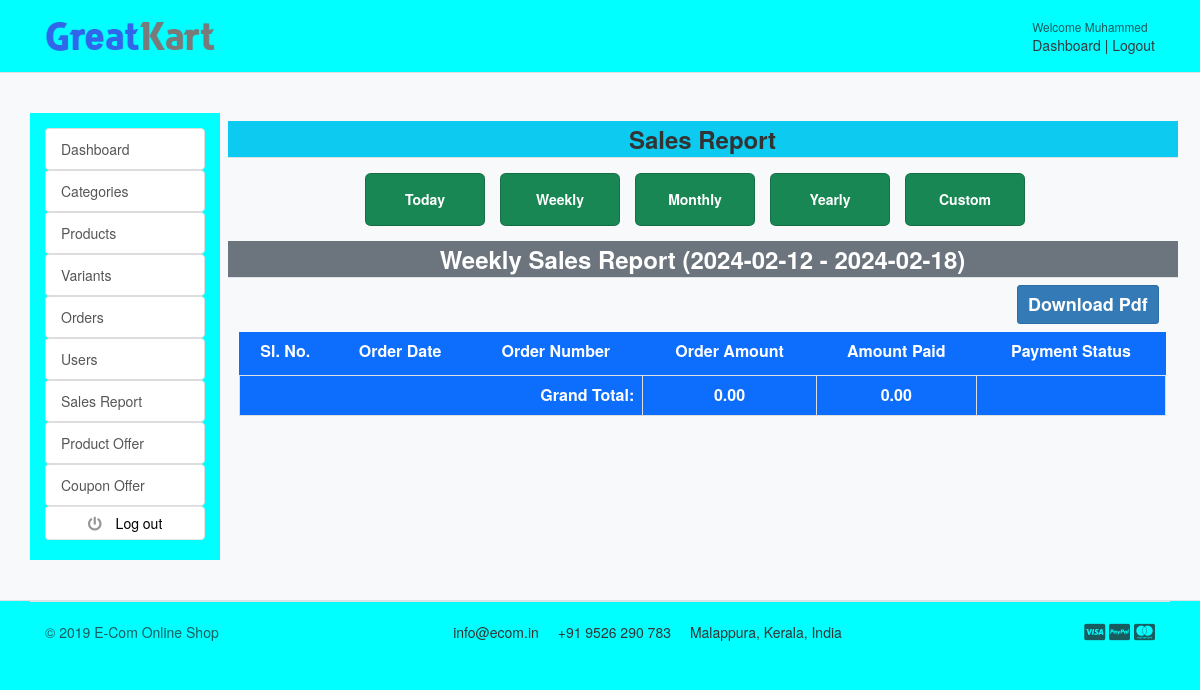
/orders/weekly_sales_report/ (signed in), run on an earlier commit of the app's database.
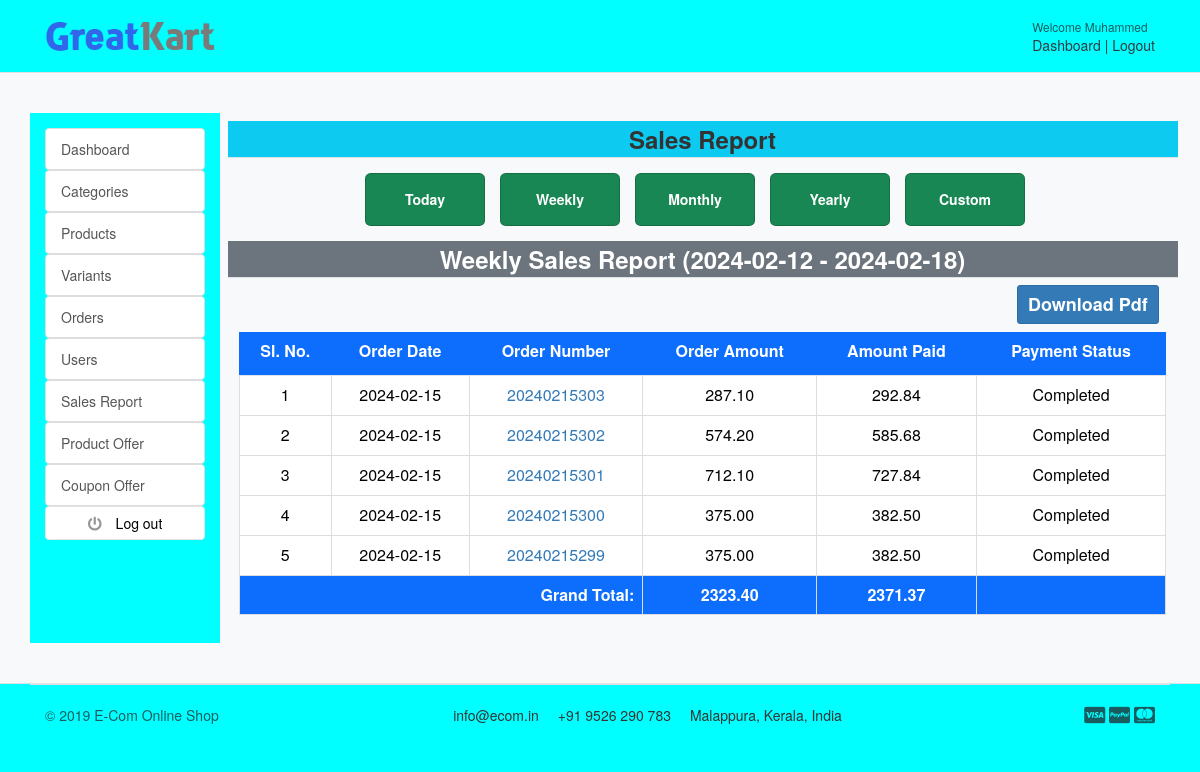
And on a later commit of the database.
### orders/models.py (models this page shows, shortened)
class Order(models.Model):
    STATUS = (
        ('Pending', 'Pending'),
        ('Order Confirmed', 'Order Confirmed'),
        ('Return Requested', 'Return Requested'),
        ('Return Approved', 'Return Approved'),
        ('Return Rejected', 'Return Rejected'),
        ('Return Received', 'Return Received'),
        ('Cancelled', 'Cancelled'),
        ('Delivered', 'Delivered'),
    )
    user = models.ForeignKey(Account, on_delete=models.SET_NULL, null=True)
    address = models.ForeignKey(Address, on_delete=models.SET_NULL, null=True)
    payment = models.ForeignKey(Payment, on_delete=models.SET_NULL, null=True)
    order_number = models.CharField(max_length=30, unique=True)
    order_total = models.FloatField()
    tax = models.FloatField()
    status = models.CharField(max_length=20, choices=STATUS, default='Pending')
    ip = models.CharField(blank=True, max_length=20)
    is_ordered = models.BooleanField(default=False)
    is_cancelled = models.BooleanField(default=False)
    created_at = models.DateTimeField(auto_now_add=True)
    updated_at = models.DateTimeField(auto_now=True)
    coupon_discount = models.FloatField(default=0.0)

class Payment(models.Model):
    user = models.ForeignKey(Account, on_delete=models.CASCADE)
    payment_id = models.CharField(max_length=100)
    amount_paid = models.CharField(max_length=100)
    discount = models.FloatField(default=0)
    status = models.CharField(max_length=100)
    created_at = models.DateTimeField(auto_now_add=True)
    timestamp = models.DateTimeField(default=timezone.now)

### orders/views.py (the view)
# urls.py: path('weekly_sales_report/', views.weekly_sales_report, name='weekly_sales_report'),
@login_required(login_url='login_admin')
def weekly_sales_report(request):
    current_date = datetime.now()
    start_of_week = current_date - timedelta(days=current_date.weekday())
    end_of_week = start_of_week + timedelta(days=6)
    orders = Order.objects.filter(created_at__range=[start_of_week, end_of_week]).order_by('-created_at')
    total_order_amount = orders.aggregate(total_order_amount=Sum('order_total'))[
                             'total_order_amount'] or 0
    total_amount_paid = orders.aggregate(total_amount_paid=Sum('payment__amount_paid'))['total_amount_paid'] or 0
    context = {
        'start_of_week': start_of_week,
        'end_of_week': end_of_week,
        'orders': orders,
        'total_order_amount': total_order_amount,
        'total_amount_paid': total_amount_paid,
    }
    return render(request, 'sales-report/weekly-sales-report.html', context)

### carts/context_processors.py (called while the page is built)
def counter(request):
    cart_count = 0
    if 'admin' in request.path:
        return {}
    else:
        try:
            cart = Cart.objects.filter(cart_id = _cart_id(request))
            if request.user.is_authenticated:
                cart_items = CartItem.objects.all().filter(user=request.user)
            else:
                cart_items = CartItem.objects.all().filter(cart=cart[:1])
            for cart_item in cart_items:
                cart_count += cart_item.quantity
        except Cart.DoesNotExist:
            cart_count = 0
    return dict(cart_count=cart_count)

### carts/views.py (called while the page is built)
def _cart_id(request):
    cart = request.session.session_key
    if not cart:
        cart = request.session.create()
    return cart

### category/context_processors.py (called while the page is built)
def menu_links(request):
    links = Category.objects.all()
    return dict(links=links)

### templates/sales-report/weekly-sales-report.html (shortened to what the changed rows need)
{% extends 'admin/base_admin.html' %}
{% block content %}
<section class="section-conten padding-y bg">
    <div class="container">
        <div class="row">
            <main class="col-md-10">
                <div class="row">
                    {% load tz %}
                    <div class="m-2">
                        <table class="table table-hover">
                            <thead>
                                <tr>
                                    <td class="table-heading text-center font-weight-bold bg-primary text-white border-bottom mb-3">
                                        <label>Sl. No.</label>
                                    </td>
                                    <td class="table-heading text-center font-weight-bold bg-primary text-white border-bottom mb-3">
                                        <label>Order Date</label>
                                    </td>
                                    <td class="table-heading text-center font-weight-bold bg-primary text-white border-bottom mb-3">
                                        <label>Order Number</label>
                                    </td>
                                    <td class="table-heading text-center font-weight-bold bg-primary text-white border-bottom mb-3">
                                        <label>Order Amount</label>
                                    </td>
                                    <td class="table-heading text-center font-weight-bold bg-primary text-white border-bottom mb-3">
                                        <label>Amount Paid</label>
                                    </td>
                                    <td class="table-heading text-center font-weight-bold bg-primary text-white border-bottom mb-3">
                                        <label>Payment Status</label>
                                    </td>
                                </tr>
                            </thead>
                            <tbody>
                            {% for order in orders %}
                                <tr>
                                    <td class="text-center" style="border: 1px solid #ddd;">
                                        <p class="title mb-0"> {{ forloop.counter }} </p>
                                    </td>
                                    {% with order.created_at|date:"Y-m-d" as formatted_created_at %}
                                    <td class="text-center" style="border: 1px solid #ddd;">
                                        <p class="title mb-0"> {{ formatted_created_at }} </p>
                                    </td>
                                    {% endwith %}
                                    <td class="text-center" style="border: 1px solid #ddd;">
                                        <p class="title mb-0"> <a href="{% url 'orders:order_detail_admin' order.order_number %}"> {{ order.order_number }} </a></p>
                                    </td>
                                    <td class="text-center" style="border: 1px solid #ddd;">
                                        <p class="title mb-0"> {{ order.order_total | floatformat:2 }} </p>
                                    </td>
                                    <td class="text-center" style="border: 1px solid #ddd;">
                                        <p class="title mb-0"> {{ order.payment.amount_paid | floatformat:2 }} </p>
                                    </td>
                                    <td class="text-center" style="border: 1px solid #ddd;">
                                        <p class="title mb-0"> {{ order.payment.status }} </p>
                                    </td>
                                </tr>
                            {% endfor %}
                                <tr>
                                    <th colspan="3" class="text-right bg-primary text-white" style="border: 1px solid #ddd;">Grand Total:</th>
                                    <th class="text-center bg-primary text-white" style="border: 1px solid #ddd;"> {{ total_order_amount | floatformat:2 }}</th>
                                    <th class="text-center bg-primary text-white" style="border: 1px solid #ddd;"> {{ total_amount_paid | floatformat:2 }}</th>
                                    <th class="text-center bg-primary text-white" style="border: 1px solid #ddd;"></th>
                                </tr>
                            </tbody>
                        </table>
                    </div>
                </div>
            </main>
        </div>
    </div>
</section>
{% endblock%}

What changed in the data, as far as the page shows it:
added Order: formatted_created_at "2024-02-15", order_number "20240215303", order_total "287.10", payment.amount_paid "292.84", payment.status "Completed"
added Order: formatted_created_at "2024-02-15", order_number "20240215302", order_total "574.20", payment.amount_paid "585.68", payment.status "Completed"
added Order: formatted_created_at "2024-02-15", order_number "20240215301", order_total "712.10", payment.amount_paid "727.84", payment.status "Completed"
added Order: formatted_created_at "2024-02-15", order_number "20240215300", order_total "375.00", payment.amount_paid "382.50", payment.status "Completed"
added Order: formatted_created_at "2024-02-15", order_number "20240215299", order_total "375.00", payment.amount_paid "382.50", payment.status "Completed"
Also different on the page:
{{ total_order_amount | floatformat:2 }}: "0.00" → "2323.40"
{{ total_amount_paid | floatformat:2 }}: "0.00" → "2371.37"
